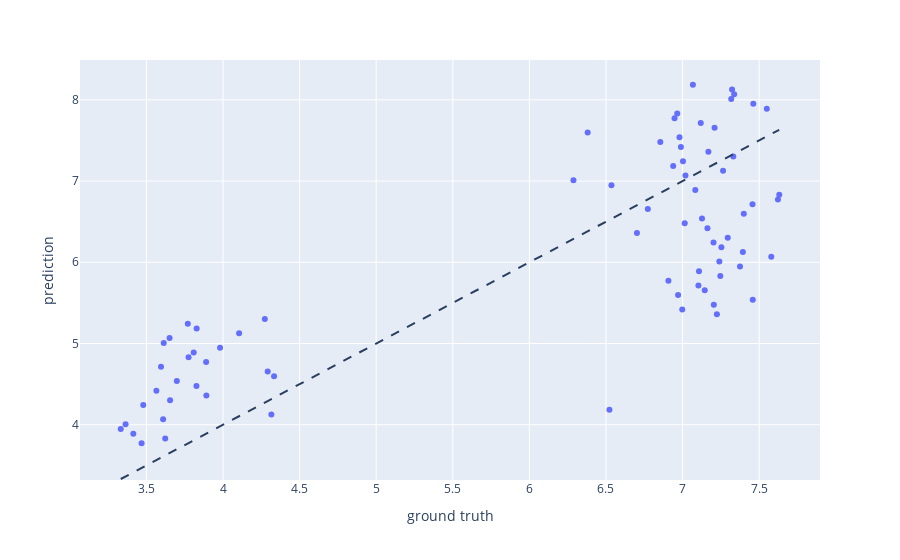

The notebook cell this image was saved under:
### Code cell
y = df.CPU_Load

model = LinearRegression()
model.fit(X, y)
y_pred = model.predict(X)

fig = px.scatter(x=y, y=y_pred, labels={'x': 'ground truth', 'y': 'prediction'})
fig.add_shape(
    type="line", line=dict(dash='dash'),
    x0=y.min(), y0=y.min(),
    x1=y.max(), y1=y.max()
)
fig.show()

### Figure 1 — Plotly figure (JSON) as saved in the notebook; plotly's stock layout.template omitted (floating-point values rounded to 4 significant figures)
{"data": [{"hovertemplate": "ground truth=%{x}<br>prediction=%{y}<extra></extra>", "legendgroup": "", "marker": {"color": "#636efa", "symbol": "circle"}, "mode": "markers", "name": "", "orientation": "v", "showlegend": false, "type": "scatter", "x": [3.469, 3.623, 3.415, 3.333, 3.364, 3.609, 4.316, 6.523, 3.48, 3.655, 3.891, 3.565, 3.827, 3.699, 4.333, 4.292, 3.595, 3.89, 3.775, 3.809, 3.981, 3.613, 3.651, 4.105, 3.828, 3.77, 4.273, 7.224, 6.998, 7.204, 7.458, 6.971, 7.145, 7.103, 6.908, 7.246, 7.107, 7.375, 7.24, 7.579, 7.394, 7.253, 7.202, 7.295, 6.702, 7.162, 7.014, 7.127, 7.399, 6.773, 7.457, 7.622, 7.631, 7.083, 6.536, 6.288, 7.019, 7.264, 6.939, 7.003, 7.331, 7.168, 6.989, 6.855, 6.98, 6.38, 7.209, 7.119, 6.947, 6.965, 7.55, 7.462, 7.317, 7.337, 7.323, 7.067], "xaxis": "x", "y": [3.772, 3.831, 3.89, 3.949, 4.008, 4.067, 4.125, 4.184, 4.243, 4.302, 4.361, 4.42, 4.479, 4.537, 4.596, 4.655, 4.714, 4.773, 4.832, 4.89, 4.949, 5.008, 5.067, 5.126, 5.185, 5.243, 5.302, 5.361, 5.42, 5.479, 5.538, 5.596, 5.655, 5.714, 5.773, 5.832, 5.891, 5.95, 6.008, 6.067, 6.126, 6.185, 6.244, 6.303, 6.361, 6.42, 6.479, 6.538, 6.597, 6.656, 6.714, 6.773, 6.832, 6.891, 6.95, 7.009, 7.067, 7.126, 7.185, 7.244, 7.303, 7.362, 7.421, 7.479, 7.538, 7.597, 7.656, 7.715, 7.774, 7.832, 7.891, 7.95, 8.009, 8.068, 8.127, 8.185], "yaxis": "y"}], "layout": {"legend": {"tracegroupgap": 0}, "margin": {"t": 60}, "shapes": [{"line": {"dash": "dash"}, "type": "line", "x0": 3.333, "x1": 7.631, "y0": 3.333, "y1": 7.631}], "xaxis": {"anchor": "y", "domain": [0, 1], "title": {"text": "ground truth"}}, "yaxis": {"anchor": "x", "domain": [0, 1], "title": {"text": "prediction"}}}}
